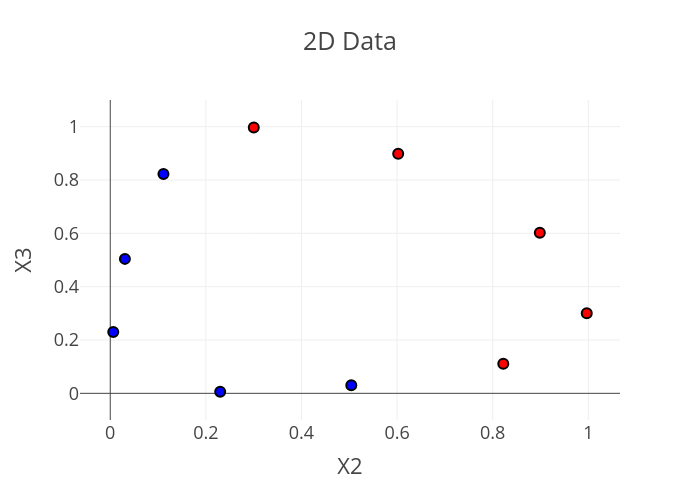

The notebook cell saved with this chart:
### Code cell
# plot x2, x3
x1 = np.linspace(-1, 1, 10).reshape(-1, 1)
x2 = gaussian_rbf(x1, -0.3, gamma)
x3 = gaussian_rbf(x1, 0.3, gamma)

fig = px.scatter(x=x2, y=x3, color=y1d, title='2D Data', width=700, height=500, color_continuous_scale='Bluered')
fig.update_traces(marker_size=10, marker_line_width=2, marker_line_color='black')
fig.update_coloraxes(showscale=False)
fig.update_xaxes(title_text="X2")
fig.update_yaxes( title_text="X3", range=[-0.1, 1.1])


fig.show()

### Figure 1 — Plotly figure (JSON) as saved in the notebook; plotly's stock layout.template omitted (floating-point values rounded to 4 significant figures)
{"data": [{"hovertemplate": "x=%{x}<br>y=%{y}<br>color=%{marker.color}<extra></extra>", "legendgroup": "", "marker": {"color": [0, 0, 1, 1, 1, 1, 1, 0, 0, 0], "coloraxis": "coloraxis", "line": {"color": "black", "width": 2}, "size": 10, "symbol": "circle"}, "mode": "markers", "name": "", "orientation": "v", "showlegend": false, "type": "scatter", "x": [0.2299, 0.5042, 0.8221, 0.9967, 0.8985, 0.6023, 0.3002, 0.1113, 0.03066, 0.006282], "xaxis": "x", "y": [0.006282, 0.03066, 0.1113, 0.3002, 0.6023, 0.8985, 0.9967, 0.8221, 0.5042, 0.2299], "yaxis": "y"}], "layout": {"coloraxis": {"colorbar": {"title": {"text": "color"}}, "colorscale": [[0, "rgb(0,0,255)"], [1, "rgb(255,0,0)"]], "showscale": false}, "height": 500, "legend": {"tracegroupgap": 0}, "title": {"text": "2D Data"}, "width": 700, "xaxis": {"anchor": "y", "domain": [0, 1], "title": {"text": "X2"}}, "yaxis": {"anchor": "x", "domain": [0, 1], "range": [-0.1, 1.1], "title": {"text": "X3"}}}}
